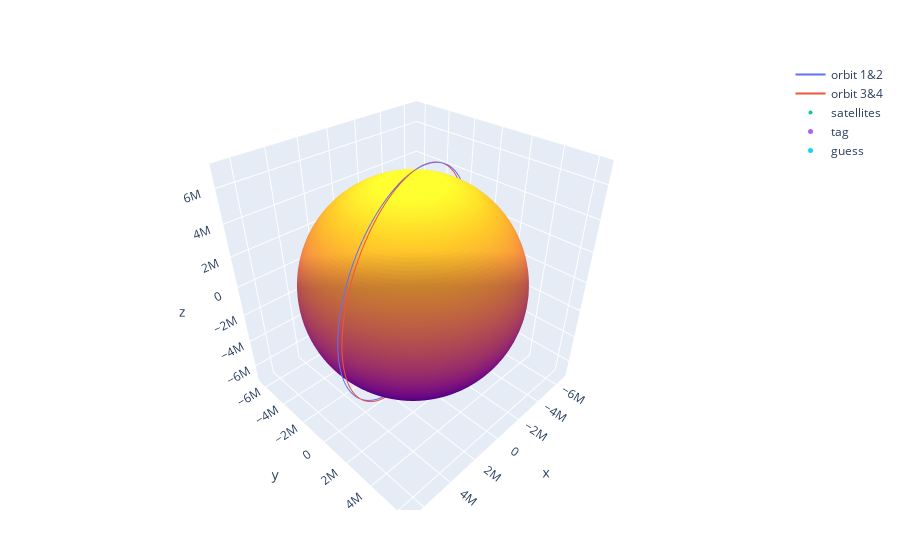

The notebook cell saved with this chart:
### Code cell
#Plot Satellite 1 and 2 Orbit
sat1 = scatter(x=eci_1[1,:], y=eci_1[2,:], z=eci_1[3,:], type="scatter3d", mode="lines", name="orbit 1&2")

#Plot Satellite 3 and 4 Orbit
sat3 = scatter(x=eci_3[1,:], y=eci_3[2,:], z=eci_3[3,:], type="scatter3d", mode="lines", name="orbit 3&4")

#Plot all 4 satellite initial positions
satellites = scatter(x=[eci_1[1,1],eci_2[1,1], eci_3[1,1], eci_4[1,1]], y=[eci_1[2,1],eci_2[2,1], eci_3[2,1], eci_4[2,1]],z=[eci_1[3,1],eci_2[3,1], eci_3[3,1], eci_4[3,1]], mode="markers", marker_size = 4, type="scatter3d", name="satellites")

#Plot Tag position
tag = scatter(x = [r0[1], r0[1]], y = [r0[2], r0[2]], z = [r0[3], r0[3]], type="scatter3d", name="tag", mode="markers", marker_size=5)

#Plot the Guess
guess = scatter(x = [xyz[1], xyz[1]], y = [xyz[2], xyz[2]], z = [xyz[3], xyz[3]], type="scatter3d", name="guess", mode="markers", marker_size=5)

#Plotting the sphere (Earth)
n = 100
u = range(-π, π; length = n)
v = range(0, π; length = n)
x = cos.(u) * sin.(v)'
y = sin.(u) * sin.(v)' 
z = ones(n) * cos.(v)' 

#earth_img = load(Downloads.download("https://upload.wikimedia.org/wikipedia/commons/5/56/Blue_Marble_Next_Generation_%2B_topography_%2B_bathymetry.jpg"))

earth = surface(z=z*6371000, x=x*6371000, y=y*6371000, showscale = false)

plot([sat1,sat3, satellites, tag, earth, guess])

### Figure 1 — Plotly figure (JSON) as saved in the notebook; plotly's stock layout.template omitted (floating-point values rounded to 4 significant figures; data arrays with more than 128 entries replaced by an {"elided": "..."} marker saying what was removed)
{"data": [{"mode": "lines", "name": "orbit 1&2", "type": "scatter3d", "x": {"elided": "5670 float values"}, "y": {"elided": "5670 float values"}, "z": {"elided": "5670 float values"}}, {"mode": "lines", "name": "orbit 3&4", "type": "scatter3d", "x": {"elided": "5670 float values"}, "y": {"elided": "5670 float values"}, "z": {"elided": "5670 float values"}}, {"marker": {"size": 4}, "mode": "markers", "name": "satellites", "type": "scatter3d", "x": [-6306000.0, -6586000.0, -6349000.0, -6569000.0], "y": [-1608000.0, -1665000.0, -1853000.0, -1902000.0], "z": [-2216000.0, -1054000.0, -1873000.0, -697100.0]}, {"marker": {"size": 5}, "mode": "markers", "name": "tag", "type": "scatter3d", "x": [-6174000.0, -6174000.0], "y": [-1602000.0, -1602000.0], "z": [0, 0]}, {"showscale": false, "type": "surface", "x": {"elided": "100x100 float values"}, "y": {"elided": "100x100 float values"}, "z": {"elided": "100x100 float values"}}, {"marker": {"size": 5}, "mode": "markers", "name": "guess", "type": "scatter3d", "x": [-6012000.0, -6012000.0], "y": [-1637000.0, -1637000.0], "z": [-1360000.0, -1360000.0]}], "layout": {"margin": {"b": 50, "l": 50, "r": 50, "t": 60}}}
